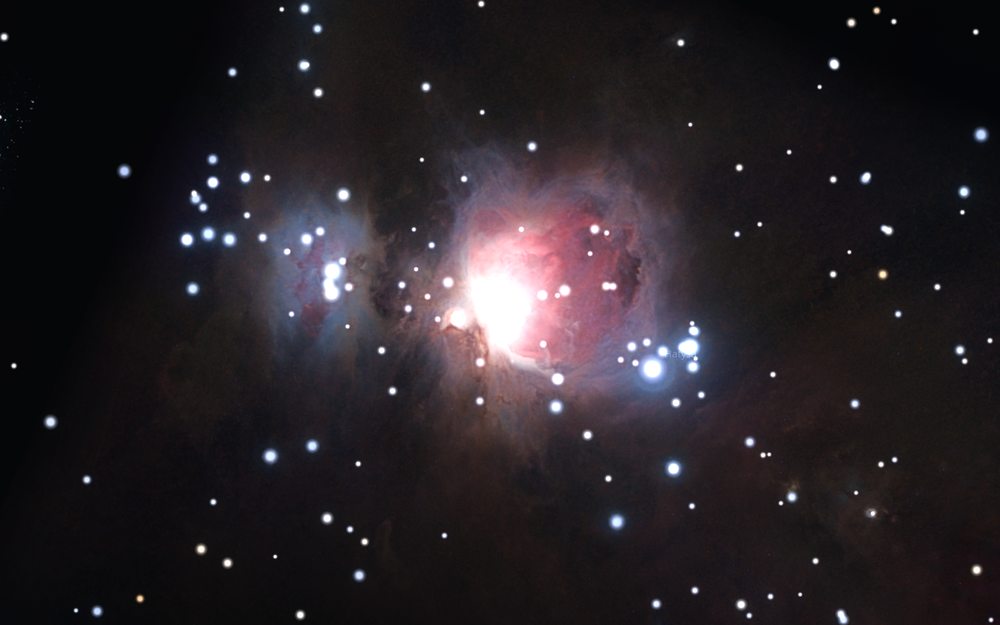
#> input picture astap_layer/m42_fov2.png, 1000 x 625 px, shrunk from 2560 x 1600 before the run, given in place of the camera
$ python detector.py
#> lines starting #> are read from the running program, lines starting #| are printed output that depends on the picture; after the words box and inside, x2 and y2 are one past the last pixel; in counts of white or black regions, pixels touching at a corner belong together
"""
detector.py

Uses OpenCV to find the brightest object in a camera frame and return
its pixel offset from the frame center. No ML needed for this - simple
thresholding + centroid is the standard approach for point-source
tracking (stars, planets, Moon).
"""

import cv2
import numpy as np


class BrightObjectDetector:
    def __init__(self, brightness_threshold: int = 200, min_area: int = 3):
        """
        brightness_threshold: pixel value (0-255) above which something
            counts as "the object". Raise this if you're picking up noise
            or light pollution; lower it if you're missing faint objects.
        min_area: minimum blob size in pixels, to reject single hot pixels
            or sensor noise.
        """
        self.threshold = brightness_threshold
        self.min_area = min_area

    def find_brightest_object(self, frame: np.ndarray):
        """
        frame: a BGR image (as returned by cv2.VideoCapture.read())

        Returns: dict with 'found' (bool), and if found:
            'cx', 'cy' (centroid pixel coords),
            'offset_x', 'offset_y' (pixels from frame center),
            'area' (blob size in pixels)
        Returns 'found': False if nothing passed the filters.
        """
        gray = cv2.cvtColor(frame, cv2.COLOR_BGR2GRAY)
        _, thresh = cv2.threshold(gray, self.threshold, 255, cv2.THRESH_BINARY)

        contours, _ = cv2.findContours(thresh, cv2.RETR_EXTERNAL, cv2.CHAIN_APPROX_SIMPLE)

        candidates = [c for c in contours if cv2.contourArea(c) >= self.min_area]
        if not candidates:
            return {"found": False}

        # Pick the largest blob as "the object" (works well when there's
        # one dominant bright thing in frame, e.g. Moon, a planet, Jupiter)
        largest = max(candidates, key=cv2.contourArea)

        moments = cv2.moments(largest)
        if moments["m00"] == 0:
            return {"found": False}

        cx = moments["m10"] / moments["m00"]
        cy = moments["m01"] / moments["m00"]

        frame_h, frame_w = frame.shape[:2]
        offset_x = cx - (frame_w / 2)
        offset_y = cy - (frame_h / 2)

        return {
            "found": True,
            "cx": cx,
            "cy": cy,
            "offset_x": offset_x,
            "offset_y": offset_y,
            "area": cv2.contourArea(largest),
        }

    def draw_debug_overlay(self, frame: np.ndarray, result: dict) -> np.ndarray:
        """Draws a crosshair on the detected object and frame center, for visual testing."""
        debug = frame.copy()
        h, w = frame.shape[:2]
        cv2.drawMarker(debug, (w // 2, h // 2), (0, 255, 0), cv2.MARKER_CROSS, 20, 1)

        if result.get("found"):
            cx, cy = int(result["cx"]), int(result["cy"])
            cv2.drawMarker(debug, (cx, cy), (0, 0, 255), cv2.MARKER_CROSS, 20, 2)
            cv2.putText(debug, f"offset: ({result['offset_x']:.0f}, {result['offset_y']:.0f})",
                        (10, 30), cv2.FONT_HERSHEY_SIMPLEX, 0.6, (0, 0, 255), 2)
        else:
            cv2.putText(debug, "no object detected", (10, 30),
                        cv2.FONT_HERSHEY_SIMPLEX, 0.6, (0, 165, 255), 2)

        return debug


if __name__ == "__main__":
    # Quick manual test using your laptop webcam (won't detect stars,
    # but confirms the pipeline works - point it at a bright lamp in a dark room).
    detector = BrightObjectDetector(brightness_threshold=200)
    cap = cv2.VideoCapture(0)

    if not cap.isOpened():
        print("No camera found. Skipping live test.")
    else:
        print("Press 'q' to quit.")
        while True:
            ret, frame = cap.read()
#> frame is the input picture: shape (625, 1000, 3); mean B, G, R 38.9, 34.3, 40.1
            if not ret:
                break
            result = detector.find_brightest_object(frame)
#> in find_brightest_object, `gray = cv2.cvtColor(frame, cv2.COLOR_BGR2GRAY)`:
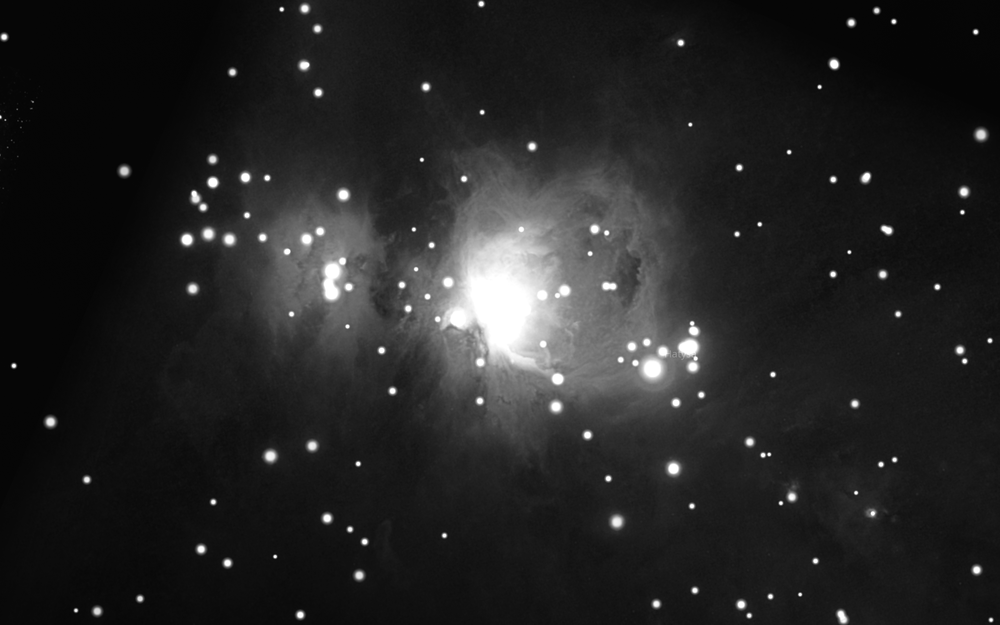
#> gray: shape (625, 1000); min 2, max 255, mean 36.6
#> in find_brightest_object, `_, thresh = cv2.threshold(gray, self.threshold, 255, cv2.THRESH_BINARY)`:
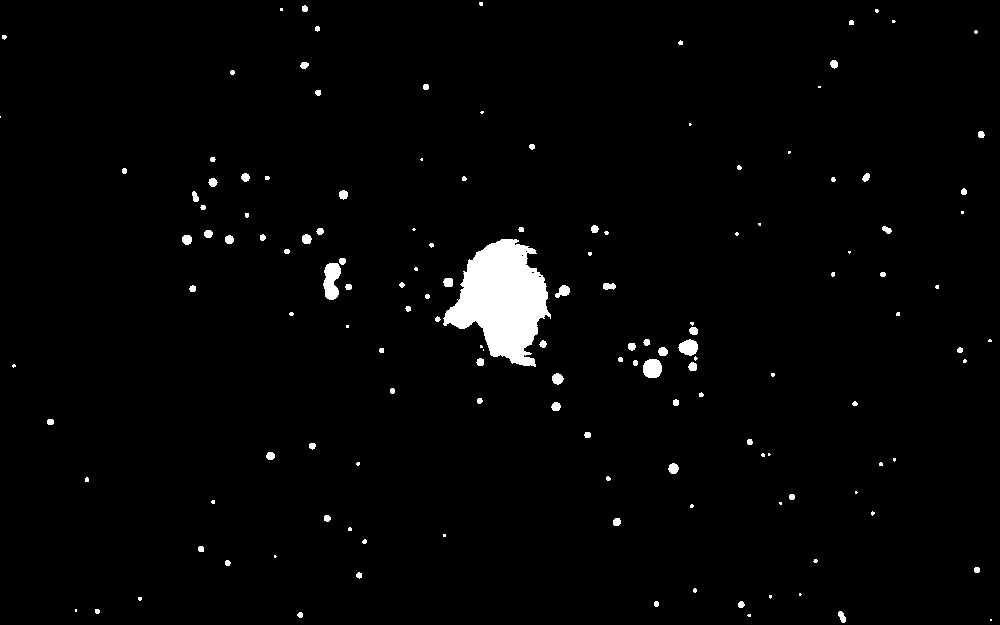
#> thresh: shape (625, 1000); 2.1% white; 144 white regions (63 under 20 px)
#> in find_brightest_object, `contours, _ = cv2.findContours(thresh, cv2.RETR_EXTERNAL, cv2.CHAIN_AP..`: contours = 144 contours, 85 with area under 20; largest, box (x1, y1, x2, y2) and area: (443, 239, 551, 367) 7890, (323, 263, 341, 300) 435, (643, 359, 662, 378) 276, (678, 339, 698, 356) 217, (555, 285, 570, 298) 99
#> in find_brightest_object, `candidates = [c for c in contours if cv2.contourArea(c) >= self.min_ar..`: candidates = 139 contours, 80 with area under 20; largest, box (x1, y1, x2, y2) and area: (443, 239, 551, 367) 7890, (323, 263, 341, 300) 435, (643, 359, 662, 378) 276, (678, 339, 698, 356) 217, (555, 285, 570, 298) 99
#> in find_brightest_object, `largest = max(candidates, key=cv2.contourArea)`: largest = contour of 266 points, box (x1, y1, x2, y2) (443, 239, 551, 367), area 7890
#> in find_brightest_object, `moments = cv2.moments(largest)`: moments = moments, m00 7889.5, centre m10/m00, m01/m00 = (502.1, 299.3)
#> in find_brightest_object, `cx = moments["m10"] / moments["m00"]`: cx = 502.1
#> in find_brightest_object, `cy = moments["m01"] / moments["m00"]`: cy = 299.3
#> in find_brightest_object, `offset_x = cx - (frame_w / 2)`: offset_x = 2.05
#> in find_brightest_object, `offset_y = cy - (frame_h / 2)`: offset_y = -13.19
#> result = {'found': True, 'cx': 502.1, 'cy': 299.3, 'offset_x': 2.05, 'offset_y': -13.19, 'area': 7889.5}
            debug_frame = detector.draw_debug_overlay(frame, result)
#> in draw_debug_overlay, `cv2.drawMarker(debug, (w // 2, h // 2), (0, 255, 0), cv2.MARKER_CROSS,..`: debug: shape (625, 1000, 3); 0.01% of pixels changed, all inside (x1, y1, x2, y2) = (490, 302, 511, 323)
#> in draw_debug_overlay, `cx, cy = int(result["cx"]), int(result["cy"])`: cx = 502; cy = 299
#> in draw_debug_overlay, `cv2.drawMarker(debug, (cx, cy), (0, 0, 255), cv2.MARKER_CROSS, 20, 2)`: debug: shape (625, 1000, 3); mean B, G, R 38.8, 34.3, 40
#> in draw_debug_overlay, `cv2.putText(debug, f"offset: ({result['offset_x']:.0f}, {result['offse..`:
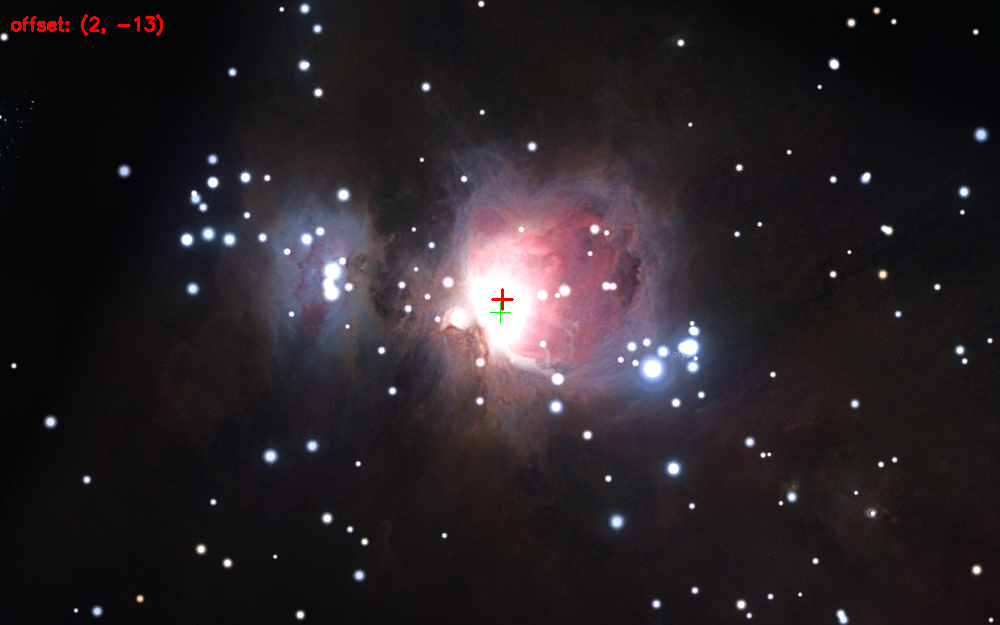
#> debug: shape (625, 1000, 3); mean B, G, R 38.8, 34.3, 40.4
            cv2.imshow("Bright Object Detector - Test", debug_frame)
            if cv2.waitKey(1) & 0xFF == ord("q"):
#> (key q is pressed here)
                break
        cap.release()
        cv2.destroyAllWindows()
